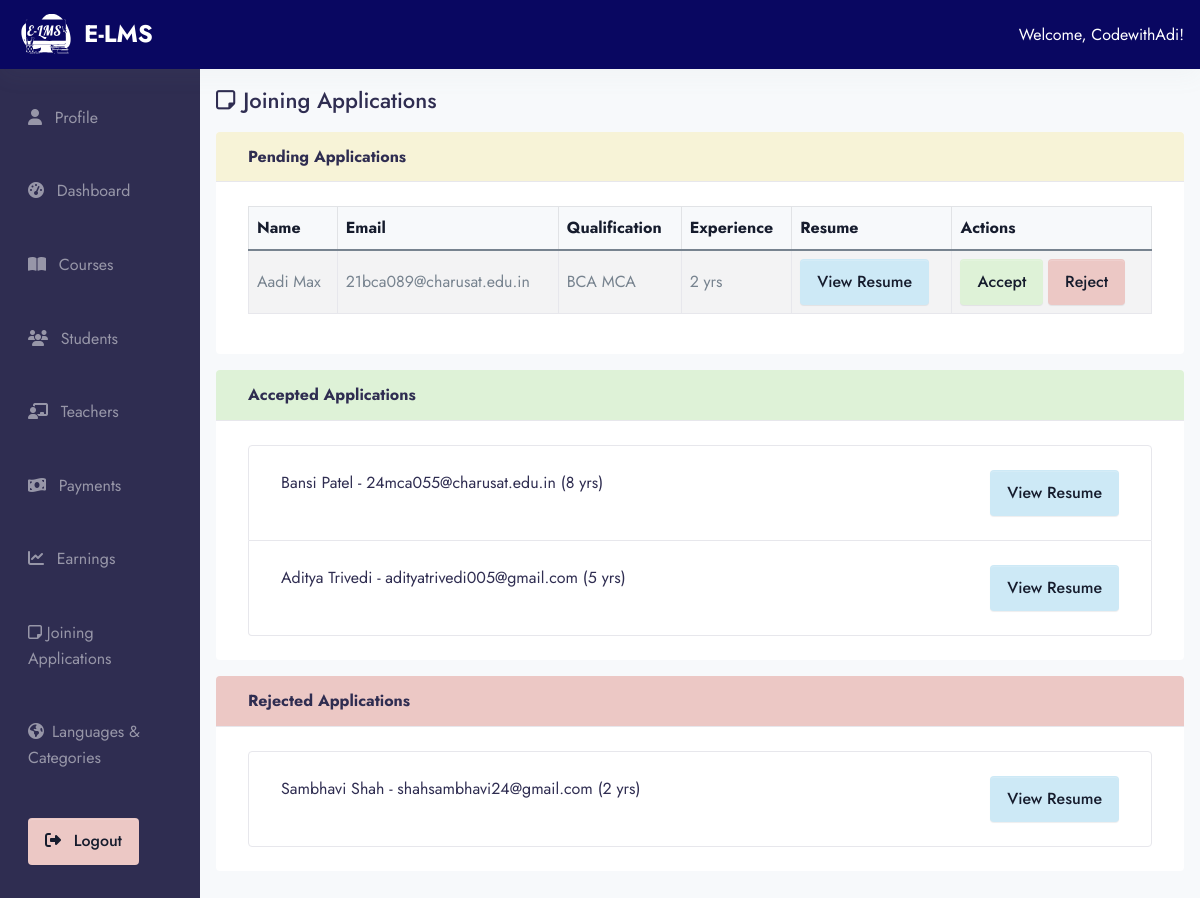
Screenshot of /ad-min/joining-applications/ (signed in) with the database file from the repository.
### app/models.py (models this page shows, shortened)
class Users(AbstractUser):
    ROLE_CHOICES = (
        ('student', 'Student'),
        ('teacher', 'Teacher'),
        ('admin', 'Admin'),
    )
    role = models.CharField(max_length=20, choices=ROLE_CHOICES, default='student')

class TeacherApplication(models.Model):
    STATUS_CHOICES = (
        ('pending', 'Pending'),
        ('accepted', 'Accepted'),
        ('rejected', 'Rejected'),
    )
    username = models.CharField(max_length=100)
    first_name = models.CharField(max_length=100)
    last_name = models.CharField(max_length=100)
    email = models.EmailField(unique=True)
    contact_no = models.CharField(max_length=20, blank=True)
    qualification = models.TextField()
    experience = models.PositiveIntegerField()
    resume = models.FileField(upload_to=resume_upload_path)
    status = models.CharField(max_length=20, choices=STATUS_CHOICES, default='pending')
    applied_on = models.DateTimeField(auto_now_add=True)

### E_LMS/admin_view.py (the view)
# urls.py: path('ad-min/joining-applications/', admin_view.admin_joining_applications, name='admin_joining_applications'),
@login_required
def admin_joining_applications(request):
    pending_apps = TeacherApplication.objects.filter(status='pending').order_by('-applied_on')
    accepted_apps = TeacherApplication.objects.filter(status='accepted').order_by('-applied_on')
    rejected_apps = TeacherApplication.objects.filter(status='rejected').order_by('-applied_on')
    return render(request, 'admin/admin_joining_applications.html', {
        'pending_apps': pending_apps,
        'accepted_apps': accepted_apps,
        'rejected_apps': rejected_apps
    })

### templates/admin/admin_joining_applications.html (shortened to what this page needs)
{% extends 'base2.html' %}
{% load static %}
{% block content %}
<div class="container-fluid">
  <div class="row">
      {% include 'admin/admin_sidebar.html' %}
     <div class="col-md-10 ms-auto p-4 bg-light" style="min-height: 100vh;">
  <h3><i class="fa-regular fa-note-sticky me-2"></i>Joining Applications</h3>
  <div class="card mt-4">
    <div class="card-header bg-warning text-dark">
      <strong>Pending Applications</strong>
    </div>
    <div class="card-body">
      {% if pending_apps %}
      <div class="table-responsive">
        <table class="table table-bordered table-striped align-middle">
          <thead class="table-light">
            <tr>
              <th>Name</th>
              <th>Email</th>
              <th>Qualification</th>
              <th>Experience</th>
              <th>Resume</th>
              <th>Actions</th>
            </tr>
          </thead>
          <tbody>
            {% for app in pending_apps %}
            <tr>
              <td>{{ app.first_name }} {{ app.last_name }}</td>
              <td>{{ app.email }}</td>
              <td>{{ app.qualification }}</td>
              <td>{{ app.experience }} yrs</td>
              <td>
                <a href="{{ app.resume.url }}" target="_blank" class="btn btn-sm btn-info">View Resume</a>
              </td>
              <td>
                <a href="{% url 'update_application_status' app.id 'accept' %}" class="btn btn-success btn-sm">Accept</a>
                <a href="{% url 'update_application_status' app.id 'reject' %}" class="btn btn-danger btn-sm">Reject</a>
              </td>
            </tr>
            {% endfor %}
          </tbody>
        </table>
      </div>
      {% else %}
      <p class="text-muted">No pending applications.</p>
      {% endif %}
    </div>
  </div>
  <div class="card mt-4">
    <div class="card-header bg-success text-dark">
      <strong>Accepted Applications</strong>
    </div>
    <div class="card-body">
      {% if accepted_apps %}
      <ul class="list-group">
        {% for app in accepted_apps %}
        <li class="list-group-item">
          {{ app.first_name }} {{ app.last_name }} - {{ app.email }} ({{ app.experience }} yrs)
          <a href="{{ app.resume.url }}" target="_blank" class="btn btn-sm btn-info float-end">View Resume</a>
        </li>
        {% endfor %}
      </ul>
      {% else %}
      <p class="text-muted">No accepted applications.</p>
      {% endif %}
    </div>
  </div>
  <div class="card mt-4">
    <div class="card-header bg-danger text-dark">
      <strong>Rejected Applications</strong>
    </div>
    <div class="card-body">
      {% if rejected_apps %}
      <ul class="list-group">
        {% for app in rejected_apps %}
        <li class="list-group-item">
          {{ app.first_name }} {{ app.last_name }} - {{ app.email }} ({{ app.experience }} yrs)
          <a href="{{ app.resume.url }}" target="_blank" class="btn btn-sm btn-info float-end ">View Resume</a>
        </li>
        {% endfor %}
      </ul>
      {% else %}
      <p class="text-muted">No rejected applications.</p>
      {% endif %}
    </div>
  </div>
</div>
  </div>
</div>
{% endblock %}

### templates/components/header_dash.html (shortened to what this page needs)
{% load static %}
<div class="col-12">
  <nav class="navbar navbar-dark bg-primary px-4 py-2 d-flex justify-content-between align-items-center shadow-light">
    <a class="navbar-brand d-flex align-items-center" href="#">
      <img src="{% static 'assets/img/E-LMS_Logo.svg' %}" alt="Project Logo" width="60" height="40" class="me-2">
      <span class="text-white fw-bold">E-LMS </span>
    </a>
    <div class="text-white">
      {% if request.user.is_authenticated %}
        <span class="fw-semibold">Welcome, {{ request.user.username }}!</span>
        {% endif %}
    </div>
  </nav>
</div>

### rows the page displays
Users: user.username "CodewithAdi"
TeacherApplication: first_name "Aadi", last_name "Max", email "21bca089@charusat.edu.in", qualification "BCA MCA", experience "2"
TeacherApplication: first_name "Bansi", last_name "Patel", email "24mca055@charusat.edu.in", experience "8"
TeacherApplication: first_name "Aditya", last_name "Trivedi", email "adityatrivedi005@gmail.com", experience "5"
TeacherApplication: first_name "Sambhavi", last_name "Shah", email "shahsambhavi24@gmail.com", experience "2"
